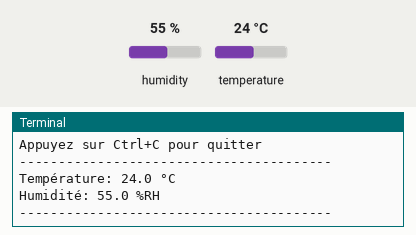
Bench run of a program on a simulated Raspberry Pi (BCM pin numbers). On the bench: the last lines printed to the terminal. Inputs (shaded band) come from the test bench; at power-on: humidity 55 %, temperature 24 °C.

Above: at 1.2 s.
1.3 s: humidity set to 22 %
At 3.8 s:
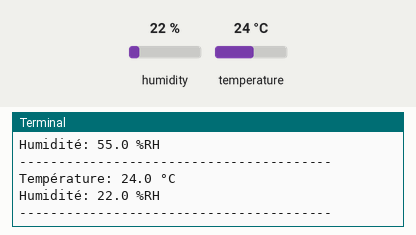
4.3 s: temperature set to 12 °C
At 6.2 s:
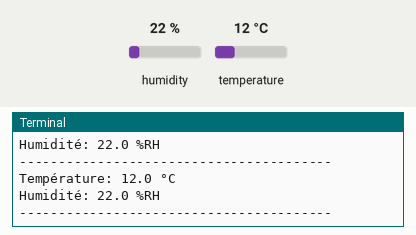
7.3 s: humidity set to 40 %
At 9.9 s:
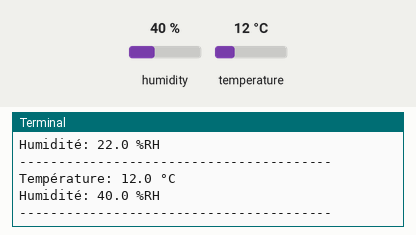
Timing chart, 0 to 11.4 s (numbered marks = the images above; inputs shaded):
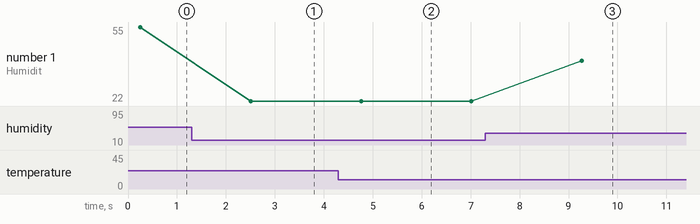

The program:

dht22.py
```python
#!/usr/bin/env python3
"""
Lecture du capteur de température et d'humidité DHT22.

À COMPLÉTER : Lisez la température et l'humidité relative

Câblage DHT22 :
- Pin 1 (VCC)  → 3.3V ou 5V
- Pin 2 (DATA) → GPIO 4 (avec résistance 10K vers VCC)
- Pin 3 (NC)   → Non connecté
- Pin 4 (GND)  → GND

Note : Le DHT22 utilise un protocole one-wire (pas I²C).
"""

import time
import board
import adafruit_dht

# Configuration du capteur DHT22
# Le DHT22 et DHT11 utilisent le même pilote
DHT_PIN = board.D4  # GPIO 4 (Broche 7 sur le connecteur)
DHT_SENSOR = adafruit_dht.DHT22

def lire_temperature():
    """
    Lit la température en degrés Celsius.

    Returns:
        float: Température en °C, ou None si erreur
    """
    # TODO : Créer l'objet capteur DHT22
    # dht = DHT_SENSOR(DHT_PIN)

    try:
        # TODO : Lire et retourner la température
        # return dht.temperature
        pass
    except RuntimeError as e:
        print(f"Erreur de lecture: {e}")
        return None

def lire_humidite():
    """
    Lit l'humidité relative en pourcentage.

    Returns:
        float: Humidité relative en %RH, ou None si erreur
    """
    # TODO : Lire et retourner l'humidité
    pass

def afficher_mesures():
    """Affiche les mesures de température et d'humidité."""
    # Créer l'objet capteur
    dht = DHT_SENSOR(DHT_PIN)

    print("Capteur DHT22 - Température et Humidité")
    print("Appuyez sur Ctrl+C pour quitter")
    print("-" * 40)

    while True:
        try:
            # TODO : Lire la température et l'humidité
            temperature = dht.temperature
            humidite = dht.humidity

            # Vérifier que les valeurs sont valides
            if temperature is not None and humidite is not None:
                # Afficher les résultats
                print(f"Température: {temperature:.1f} °C")
                print(f"Humidité: {humidite:.1f} %RH")
                print("-" * 40)
            else:
                print("Échec de la lecture. Réessai...")

            time.sleep(2)  # Le DHT22 nécessite au moins 2 secondes entre les lectures

        except RuntimeError as error:
            # Les erreurs sont fréquentes avec le DHT22
            print(f"Erreur de lecture: {error.args[0]}")
            time.sleep(2.0)
            continue

        except KeyboardInterrupt:
            print("\nAu revoir!")
            break

        except Exception as e:
            print(f"Erreur: {e}")
            print("Vérifiez que:")
            print("  - Le capteur est correctement câblé")
            print("  - La broche DATA est sur GPIO 4")
            print("  - Une résistance 10K relie DATA à VCC")
            break

def main():
    """Fonction principale."""
    afficher_mesures()

if __name__ == "__main__":
    main()
```

Measured:
- after the input at 1.3 s, the terminal: prints a new line after 1.2 s (image 1)
- after the input at 4.3 s, the terminal: prints a new line after 0.46 s (image 2)
- after the input at 7.3 s, the terminal: prints a new line after 2.0 s (image 3)
- plotted number 1: 22 → 40 after the input at 7.3 s
